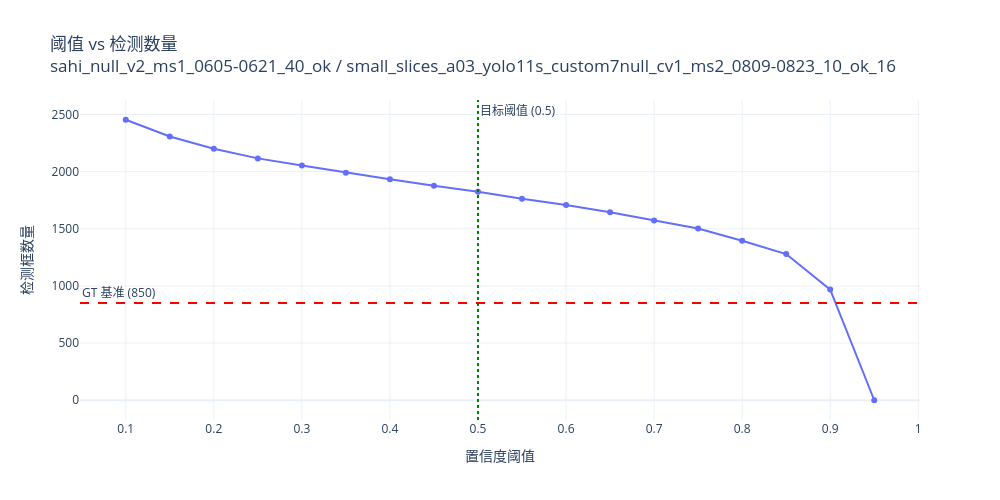

Notebook code cell kept with this figure:
### Markdown cell above
## Step 3: 绘制曲线

### Code cell
import plotly.graph_objects as go

logger.info("Step 3 开始：绘图")

fig = go.Figure()

# ===== 主曲线 =====
fig.add_trace(
    go.Scatter(
        x=thr_df["threshold"],
        y=thr_df["pred_count"],
        mode="lines+markers",
        name="预测数量",
    )
)

# ===== GT baseline =====
if gt_total is not None:
    fig.add_hline(
        y=gt_total,
        line=dict(color="red", dash="dash"),
        annotation_text=f"GT 基准 ({gt_total})",
        annotation_position="top left",
    )

# ===== Target threshold =====
fig.add_vline(
    x=TARGET_THR,
    line=dict(color="green", dash="dot"),
    annotation_text=f"目标阈值 ({TARGET_THR})",
    annotation_position="top right",
)

# ===== Layout =====
fig.update_layout(
    title=f"阈值 vs 检测数量<br>{DATASET_NAME} / {PRED_FIELD}",
    xaxis_title="置信度阈值",
    yaxis_title="检测框数量",
    template="plotly_white",
    width=1000,
    height=500,
)

fig.show()

logger.info("Step 3 完成：图表已绘制")

### Figure 1 — Plotly figure (JSON) as saved in the notebook; plotly's stock layout.template omitted (floating-point values rounded to 4 significant figures)
{"data": [{"mode": "lines+markers", "name": "预测数量", "type": "scatter", "x": [0.1, 0.15, 0.2, 0.25, 0.3, 0.35, 0.4, 0.45, 0.5, 0.55, 0.6, 0.65, 0.7, 0.75, 0.8, 0.85, 0.9, 0.95], "y": [2454, 2307, 2200, 2116, 2053, 1990, 1933, 1876, 1825, 1762, 1709, 1645, 1573, 1503, 1396, 1279, 968, 0]}], "layout": {"annotations": [{"showarrow": false, "text": "GT 基准 (850)", "x": 0, "xanchor": "left", "xref": "x domain", "y": 850, "yanchor": "bottom", "yref": "y"}, {"showarrow": false, "text": "目标阈值 (0.5)", "x": 0.5, "xanchor": "left", "xref": "x", "y": 1, "yanchor": "top", "yref": "y domain"}], "height": 500, "shapes": [{"line": {"color": "red", "dash": "dash"}, "type": "line", "x0": 0, "x1": 1, "xref": "x domain", "y0": 850, "y1": 850, "yref": "y"}, {"line": {"color": "green", "dash": "dot"}, "type": "line", "x0": 0.5, "x1": 0.5, "xref": "x", "y0": 0, "y1": 1, "yref": "y domain"}], "title": {"text": "阈值 vs 检测数量<br>sahi_null_v2_ms1_0605-0621_40_ok / small_slices_a03_yolo11s_custom7null_cv1_ms2_0809-0823_10_ok_16"}, "width": 1000, "xaxis": {"title": {"text": "置信度阈值"}}, "yaxis": {"title": {"text": "检测框数量"}}}}
